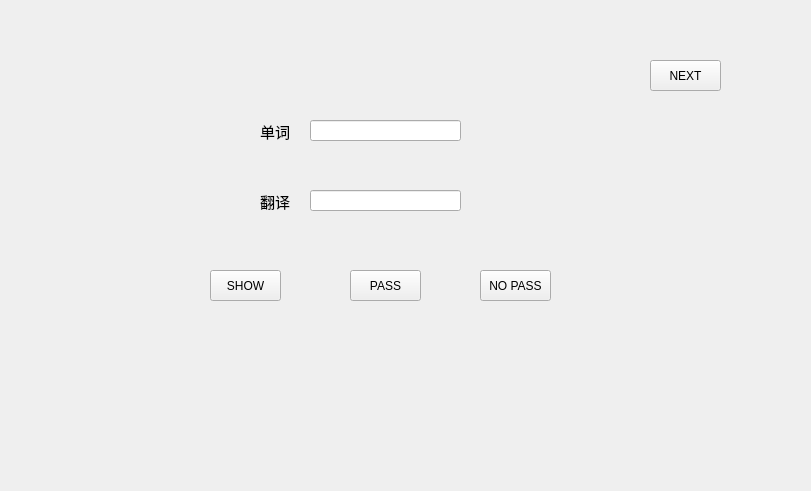
<?xml version="1.0" encoding="UTF-8"?>
<ui version="4.0">
 <class>test</class>
 <widget class="QWidget" name="test">
  <property name="geometry">
   <rect>
    <x>0</x>
    <y>0</y>
    <width>811</width>
    <height>491</height>
   </rect>
  </property>
  <property name="windowTitle">
   <string>Form</string>
  </property>
  <widget class="QLineEdit" name="word">
   <property name="geometry">
    <rect>
     <x>310</x>
     <y>120</y>
     <width>151</width>
     <height>21</height>
    </rect>
   </property>
  </widget>
  <widget class="QLineEdit" name="trans">
   <property name="geometry">
    <rect>
     <x>310</x>
     <y>190</y>
     <width>151</width>
     <height>21</height>
    </rect>
   </property>
  </widget>
  <widget class="QLabel" name="label">
   <property name="geometry">
    <rect>
     <x>260</x>
     <y>120</y>
     <width>41</width>
     <height>21</height>
    </rect>
   </property>
   <property name="text">
    <string>&lt;html&gt;&lt;head/&gt;&lt;body&gt;&lt;p&gt;&lt;span style=&quot; font-size:11pt;&quot;&gt;单词&lt;/span&gt;&lt;/p&gt;&lt;/body&gt;&lt;/html&gt;</string>
   </property>
  </widget>
  <widget class="QLabel" name="label_2">
   <property name="geometry">
    <rect>
     <x>260</x>
     <y>190</y>
     <width>41</width>
     <height>21</height>
    </rect>
   </property>
   <property name="text">
    <string>&lt;html&gt;&lt;head/&gt;&lt;body&gt;&lt;p&gt;&lt;span style=&quot; font-size:11pt;&quot;&gt;翻译&lt;/span&gt;&lt;/p&gt;&lt;/body&gt;&lt;/html&gt;</string>
   </property>
  </widget>
  <widget class="QPushButton" name="pass">
   <property name="geometry">
    <rect>
     <x>350</x>
     <y>270</y>
     <width>71</width>
     <height>31</height>
    </rect>
   </property>
   <property name="text">
    <string>PASS</string>
   </property>
  </widget>
  <widget class="QPushButton" name="no_pass">
   <property name="geometry">
    <rect>
     <x>480</x>
     <y>270</y>
     <width>71</width>
     <height>31</height>
    </rect>
   </property>
   <property name="text">
    <string>NO PASS</string>
   </property>
  </widget>
  <widget class="QPushButton" name="next">
   <property name="geometry">
    <rect>
     <x>650</x>
     <y>60</y>
     <width>71</width>
     <height>31</height>
    </rect>
   </property>
   <property name="text">
    <string>NEXT</string>
   </property>
  </widget>
  <widget class="QPushButton" name="show">
   <property name="geometry">
    <rect>
     <x>210</x>
     <y>270</y>
     <width>71</width>
     <height>31</height>
    </rect>
   </property>
   <property name="text">
    <string>SHOW</string>
   </property>
  </widget>
 </widget>
 <resources/>
 <connections/>
</ui>
